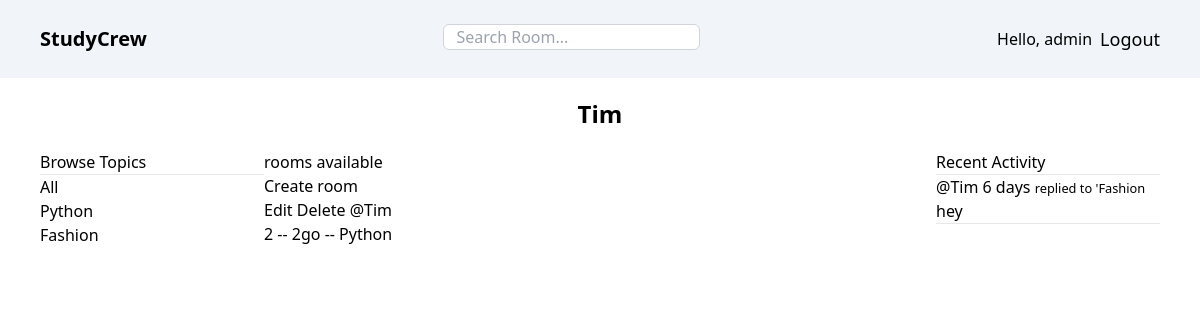
The app's page /profile/3/ (signed in) with its own data.
### base/models.py (models this page shows, shortened)
class Topic(models.Model):
  name = models.CharField(max_length=200)
  updated = models.DateTimeField(auto_now=True)
  created = models.DateTimeField(auto_now_add=True)

class Room(models.Model):
  host = models.ForeignKey(User, on_delete=models.SET_NULL, null=True)
  topic = models.ForeignKey(Topic, on_delete=models.SET_NULL, null=True)
  name = models.CharField(max_length=225)
  description = models.TextField(null=True, blank=True)
  participants = models.ManyToManyField(User, related_name='participants', blank=True)
  updated = models.DateTimeField(auto_now=True)
  created = models.DateTimeField(auto_now_add=True)
  class Meta:
    ordering = ['-updated', '-created']
  def __str__(self):
    return self.name

class Message(models.Model):
  user = models.ForeignKey(User, on_delete=models.CASCADE)
  room = models.ForeignKey(Room, on_delete=models.CASCADE)
  body = models.TextField()
  updated = models.DateTimeField(auto_now=True)
  created = models.DateTimeField(auto_now_add=True)
  class Meta:
    ordering = ['-updated', '-created']
  def __str__(self):
    return self.body[0:50]

### base/views.py (the view)
# urls.py: path('profile/<str:pk>/', views.userprofile, name='user-profile'),
@login_required(login_url='login')
def userprofile(request, pk):
  user = User.objects.get(id=pk)
  rooms = user.room_set.all()
  room_messages = user.message_set.all()
  topics = Topic.objects.all()
  context = {
    'user': user,
    'rooms': rooms,
    'room_messages' : room_messages,
    'topics': topics
  }
  return render(request, 'base/profile.html', context)

### base/templates/base/profile.html (shortened to what this page needs)
<body>
  {% extends 'main.html' %}
  {% block content %}
  <div class="px-10">
    <h1 class="text-center text-2xl font-semibold my-5">{{user.username}}</h1>
    <div class="grid grid-cols-5">
      <div class="col-span-1">
        {% include 'base/topic_comp.html' %}
      </div>
      <div class="col-span-3">
        <h5>{{room_count}} rooms available</h5>
        <a href="{% url 'create-room' %}"> Create room</a>
        <div>
          {% include 'base/feed_comp.html' %}
        </div>
      </div>
      <div class="col-span-1">
        {% include 'base/activity_comp.html' %}
      </div>
    </div>
  </div>
  {% endblock content %}

### templates/navbar.html
<div class="bg-slate-100 p-5 md:px-10 py-3 flex items-center justify-between gap-5">
  <a href="/" class="text-xl font-semibold">
    StudyCrew
  </a>
  <form action="{% url 'home' %}" method="GET" class="flex items-center">
    <input type="text" name="q" class="border border-gray-300 rounded-md px-3 mt-3 " placeholder="Search Room..." />
  </form>
  {% if request.user.is_authenticated %}
  <div class="flex items-center gap-2">
    <p>Hello, {{ request.user.username }}</p>
    <a href="{% url 'logout' %}" class="text-lg font-medium">
      Logout
    </a>
  </div>
  {% else %}
  <a href="{% url 'login' %}" class="text-lg font-medium">
    login
  </a>
  {% endif %}
</div>

### base/templates/base/topic_comp.html
<div>
  <h3>Browse Topics</h3>
  <hr>
  <div class="">
    <a href="{% url 'home' %}">All</a>
  </div>
  {% for topic in topics %}
  <div class="">
    <a href="{% url 'home' %}?q={{topic.name}}">{{topic.name}}</a>
  </div>
  {% endfor %}
</div>

### base/templates/base/feed_comp.html
<div>
  {% for room in rooms %}
    <div class="">
      {% if request.user.is_authenticated %}
        <a href="{% url 'update-room' room.id  %}"> Edit</a>
        <a href="{% url 'delete-room' room.id  %}"> Delete</a>
      {% endif %}
      <a href="{% url 'user-profile' room.host.id %}">@{{ room.host.username }}</a>
      <h5>{{ room.id }} -- <a href="{% url 'room' room.id %}">{{ room.name }}</a> -- {{ room.topic.name }}</h5>
    </div>
  {% endfor %}
</div>

### base/templates/base/activity_comp.html (shortened to what this page needs)
    <div>
      <h3>Recent Activity</h3>
      <hr>
      <div class="">
        {% for message in room_messages %}
          <div class="">
            <a href="{%% url 'user-profile' message.user.id }">@{{ message.user }} {{ message.created|timesince }}</a>
            <small>replied to '{{message.room}}</small>
            <p>{{message}}</p>
            <hr>
          </div>
        {% endfor %}
      </div>
    </div>

### records on screen
Topic: name "Python"
Topic: name "Fashion"
Room: host.username "Tim", id "2", name "2go", topic.name "Python"
Message: user "Tim", created "6 days", room "Fashion", body "hey"

### other values on screen
{{ request.user.username }} "admin"
{{ user.username }} "Tim"
